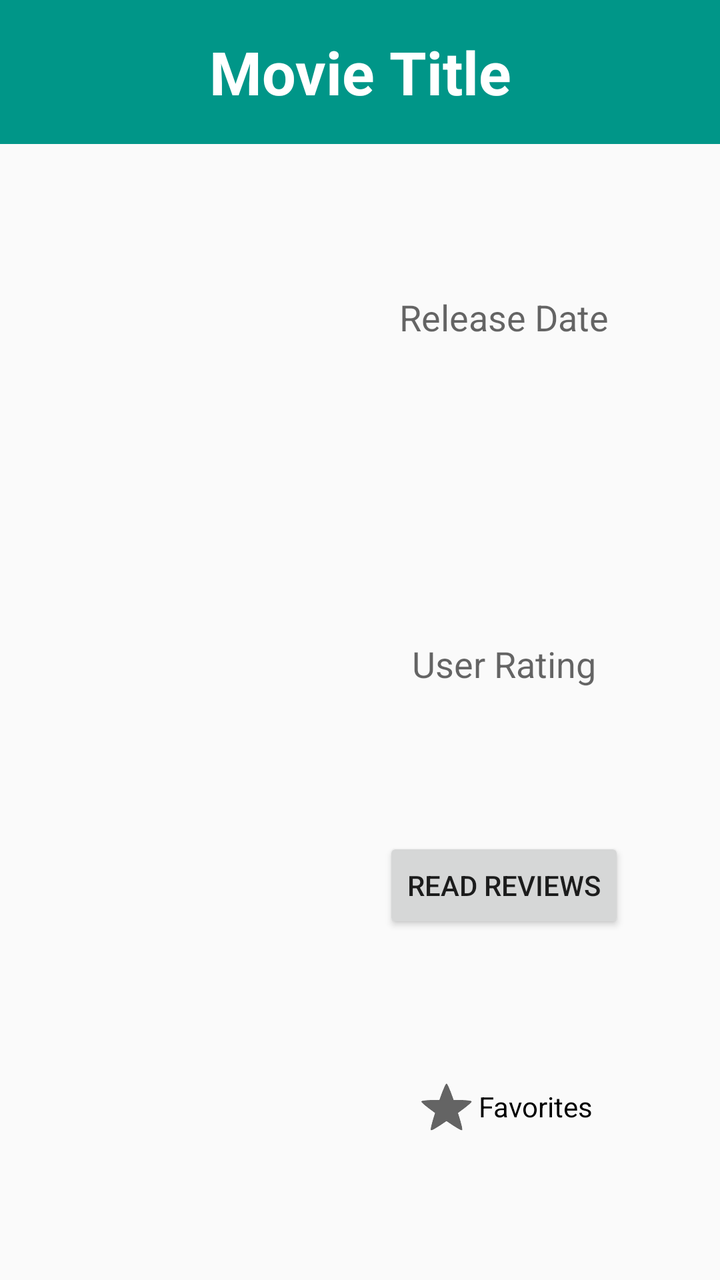
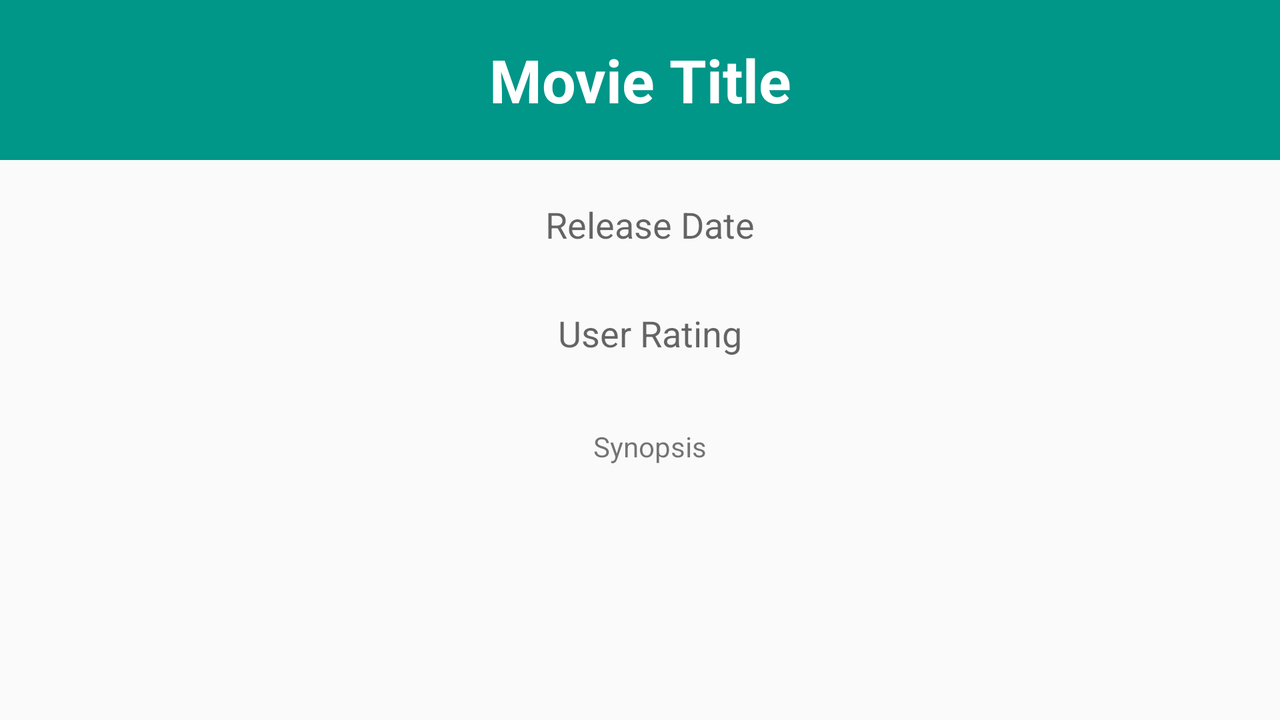

Compare how this app lays out the same screen by default and in its alternative resource folder. The renders come first, then the two layout files and the values they reference.
<!-- AndroidManifest.xml: application theme AppTheme -->
<!-- res/layout/fragment_movie_detail.xml -->
<?xml version="1.0" encoding="utf-8"?>
<LinearLayout xmlns:android="http://schemas.android.com/apk/res/android"
    android:orientation="vertical" android:layout_width="match_parent"
    android:layout_height="wrap_content">
    <TextView
        android:layout_width="fill_parent"
        android:layout_height="72dp"
        android:textAppearance="?android:attr/textAppearanceLarge"
        android:text="@string/movie_title"
        android:id="@+id/movieTitle"
        android:gravity="center"
        android:background="#009688"
        android:textColor="#ffffff"
        android:textStyle="bold"
        android:textSize="30sp"
        />

    <LinearLayout xmlns:android="http://schemas.android.com/apk/res/android"
        android:orientation="horizontal" android:layout_width="match_parent"
        android:layout_height="match_parent">
        <ImageView
            android:layout_width="0dp"
            android:layout_height="wrap_content"
            android:layout_weight="2"
            android:id="@+id/moviePoster"
            android:padding="5dp"
            android:adjustViewBounds="true"
            android:contentDescription="@string/chill_posters" />

        <LinearLayout
            android:layout_width="0dp"
            android:layout_height="match_parent"
            android:layout_weight="3"
            android:orientation="vertical"
            android:id="@+id/movieInfoBox"
            >
            <TextView
                android:layout_width="wrap_content"
                android:layout_height="0dp"
                android:layout_weight="1"
                android:textAppearance="?android:attr/textAppearanceMedium"
                android:text="@string/release_date"
                android:id="@+id/release_date"
                android:gravity="center"
                android:layout_gravity="center"
                />

            <TextView
                android:layout_width="wrap_content"
                android:layout_height="0dp"
                android:layout_weight="1"
                android:textAppearance="?android:attr/textAppearanceMedium"
                android:text="@string/user_rating"
                android:id="@+id/user_rating"
                android:gravity="center"
                android:layout_gravity="center"
                />

            <Button
                android:layout_width="wrap_content"
                android:layout_height="wrap_content"
                android:id="@+id/read_reviews"
                android:text="@string/read_reviews"
                android:layout_gravity="center"
                />

            <CheckBox
                android:layout_width="wrap_content"
                android:layout_height="0dp"
                android:layout_weight="1"
                android:text="@string/favorites"
                android:id="@+id/favorites"
                android:layout_gravity="center"
                style="?android:attr/starStyle" />

        </LinearLayout>

    </LinearLayout>

    <TextView
        android:layout_width="wrap_content"
        android:layout_height="wrap_content"
        android:text="@string/synopsis"
        android:id="@+id/synopsis"
        android:paddingStart="5dp"
        android:paddingEnd="5dp"
        />

    <View
        android:layout_width="fill_parent"
        android:layout_height="1dp"
        android:background="@android:color/darker_gray"
        android:id="@+id/separatorLine"/>

    <ListView
        android:layout_width="match_parent"
        android:layout_height="wrap_content"
        android:id="@+id/trailerListView"
        android:layout_gravity="center">
    </ListView>

</LinearLayout>
<!-- resources referenced by this layout -->
<resources>
  <string name="chill_posters">Chill Posters</string>
  <string name="favorites">Favorites</string>
  <string name="movie_title">Movie Title</string>
  <string name="read_reviews">Read Reviews</string>
  <string name="release_date">Release Date</string>
  <string name="synopsis">Synopsis</string>
  <string name="user_rating">User Rating</string>
  <style name="AppTheme" parent="Theme.AppCompat.Light.DarkActionBar">
         <item name="android:actionBarItemBackground">@android:color/transparent</item>
      </style>
</resources>
<!-- res/layout-land/fragment_movie_detail.xml (the author's variant of the layout above) -->
<!-- drawn on the phone turned sideways -->
<ScrollView xmlns:android="http://schemas.android.com/apk/res/android"
    xmlns:tools="http://schemas.android.com/tools"
    android:layout_width="fill_parent"
    android:layout_height="fill_parent"
    android:fillViewport="true">

<RelativeLayout xmlns:android="http://schemas.android.com/apk/res/android"
    xmlns:tools="http://schemas.android.com/tools" android:layout_width="match_parent"
    android:layout_height="wrap_content" android:paddingLeft="@dimen/activity_horizontal_margin"
    android:paddingRight="@dimen/activity_horizontal_margin"
    android:paddingTop="@dimen/activity_vertical_margin"
    android:paddingBottom="@dimen/activity_vertical_margin"
    tools:context="com.example.nikitagamolsky.p1popularmovies.MovieDetailActivityFragment">

    <TextView
        android:layout_width="fill_parent"
        android:layout_height="80dp"
        android:textAppearance="?android:attr/textAppearanceLarge"
        android:text="@string/movie_title"
        android:id="@+id/movieTitle"
        android:gravity="center"
        android:background="#009688"
        android:layout_alignParentStart="true"
        android:textColor="#ffffff"
        android:textStyle="bold"
        android:textSize="30sp"
         />

    <ImageView
        android:layout_width="wrap_content"
        android:layout_height="wrap_content"
        android:id="@+id/moviePoster"
        android:layout_below="@+id/movieTitle"
        android:layout_alignParentStart="true"
        android:padding="5dp"
        android:adjustViewBounds="true"
        android:contentDescription="@string/chill_posters" />

    <LinearLayout
        android:layout_width="match_parent"
        android:layout_height="match_parent"
        android:layout_below="@id/movieTitle"
        android:layout_toEndOf="@id/moviePoster"
        android:orientation="vertical"
        android:id="@+id/movieInfoBox"
        >
        <TextView
            android:layout_width="wrap_content"
            android:layout_height="wrap_content"
            android:textAppearance="?android:attr/textAppearanceMedium"
            android:text="@string/release_date"
            android:id="@+id/release_date"
            android:gravity="center"
            android:layout_gravity="center"
            android:layout_marginTop="20dp"
           />

        <TextView
            android:layout_width="wrap_content"
            android:layout_height="wrap_content"
            android:textAppearance="?android:attr/textAppearanceMedium"
            android:text="@string/user_rating"
            android:id="@+id/user_rating"
            android:gravity="center"
            android:layout_gravity="center"
            android:layout_marginTop="30dp" />

        <TextView
            android:layout_width="wrap_content"
            android:layout_height="wrap_content"
            android:text="@string/synopsis"
            android:id="@+id/synopsis"
            android:gravity="center"
            android:layout_gravity="center"
            android:layout_marginTop="30dp"
            android:padding="5dp"/>

    </LinearLayout>


</RelativeLayout>
</ScrollView>
<!-- resources referenced by the variant -->
<!-- as the phone turned sideways resolves them -->
<resources>
  <string name="chill_posters">Chill Posters</string>
  <string name="movie_title">Movie Title</string>
  <string name="release_date">Release Date</string>
  <string name="synopsis">Synopsis</string>
  <string name="user_rating">User Rating</string>
  <style name="AppTheme" parent="Theme.AppCompat.Light.DarkActionBar">
         <item name="android:actionBarItemBackground">@android:color/transparent</item>
      </style>
</resources>
